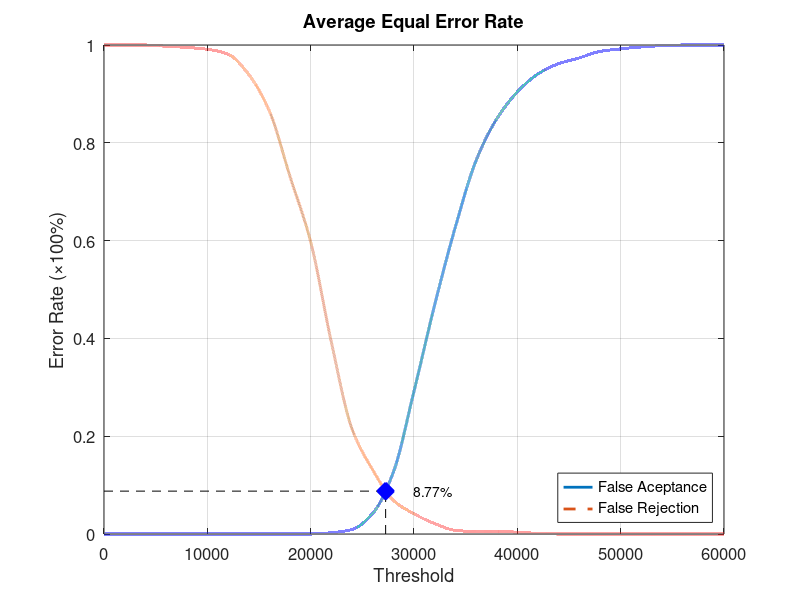
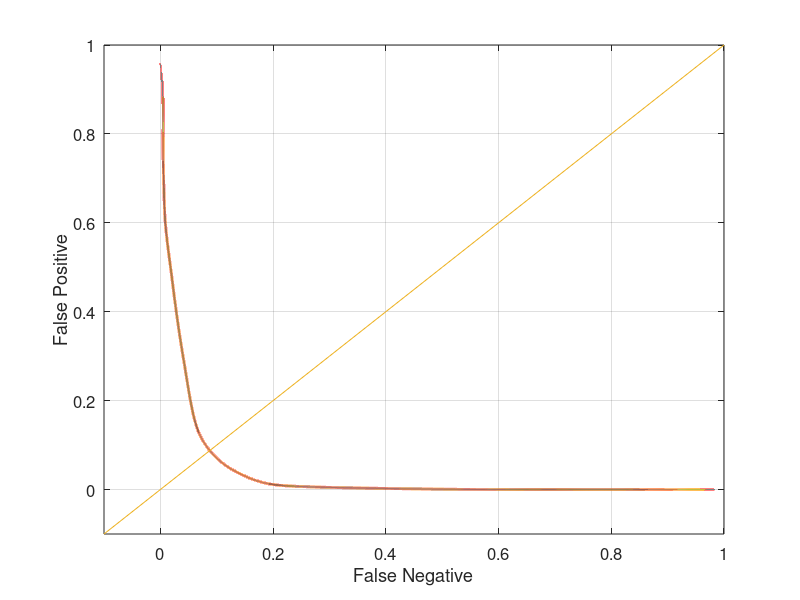

Write the MATLAB code that produced these figures, in order.
function yEER = Experiment3Average
close all;
clear;
clc;
x = 0:2000:60000;
xq = 0:0.5:60000;

y0 = [0 0 0 0 0 0 0 0 0 0 0 0.00263158 0.00921053 0.0421053 0.126316 0.292105 0.468421 0.627632 0.763158 0.848684 0.903947 0.940789 0.961842 0.973684 0.986842 0.992105 0.996053 0.998684 1 1 1];
yy0 = interp1(x, y0, xq, 'pchip');
y1 = [1 1 1 0.9975 0.995 0.99125 0.98125 0.94 0.865 0.73125 0.5975 0.3925 0.215 0.13125 0.06875 0.04125 0.02125 0.0075 0.005 0.005 0.00375 0.00125 0 0 0 0 0 0 0 0 0];
yy1 = interp1(x, y1, xq, 'pchip');

% Calculating EER: 
y2 = abs(y0 - y1);
find(y2 == min(y2))
yy2 = abs(yy0 - yy1);
xEER = find(yy2 == min(yy2));
xEERIndex = xq(xEER) % X-axis EER
yEER = yy0(xEER) % Y-axis EER

main = figure
plot(xq, yy0,'-','LineWidth', 2);	hold on
plot(xq, yy1,'--','LineWidth', 2);	hold on
plot([xEERIndex xEERIndex], [0 yEER], 'k--');	hold on
plot([0 xEERIndex], [yEER yEER], 'k--');	hold on
plot(xEERIndex, yEER, 'bx', 'LineWidth', 10);	hold on
text(xEERIndex + 10 * xEERIndex / 100, yEER, [num2str(round((10000 * yEER)) / 100) '%'])
legend('False Aceptance', 'False Rejection', 'Location', 'SouthEast')
xlabel('Threshold')
ylabel('Error Rate (\times100%)')
title('Average Equal Error Rate')
set(gca, 'FontSize', 12)
axis([0 60000 0 1])
grid on

print(main, 'Experiment3AverageMain', '-dpng');
FNRxFPR = figure('Color', [1 1 1]);
plot(yy1, yy0, '-', yy1, yy0, 'LineWidth', 2);
hold on
y = -0.1:0.1:1
plot(y, y); 
set(gca, 'FontSize', 12)
xlabel('False Negative')
ylabel('False Positive')
axis([-0.1 1 -0.1 1])
set(gca, 'FontSize', 12)
grid on

print(FNRxFPR, 'Experiment3AverageFNRxFPR','-dpng');
end
